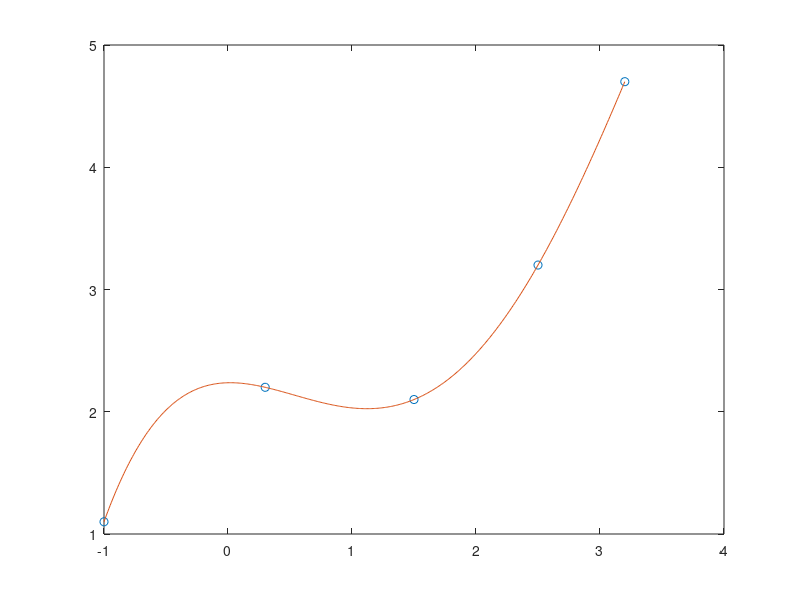

The MATLAB source for this figure:
Um=[-1 0.3 1.5 2.5 3.2];
Im=[1.1 2.2 2.1 3.2 4.7];
plot(Um,Im)
plot(Um,Im,'o-')
% i jaatrod "parabolas"
%(2. kartas polinomu) izteiksme
% to veiks matlaba funkcija
% polyfit
%sintakse:
% C= polyfit(x,y,N) N-polinoma karta
C=polyfit(Um,Im,10)

%C =
%
%    0.1716    0.3662    1.5034

U=-1:0.01:3.2;
%I=C(1)*U.^2+C(2)+C(3);
%plot(Um,Im,'o',U,I)

%I=C(1)*U.^3+C(2)*U.^2+C(3)+C(4);
I=polyval(C,U);
plot(Um,Im,'o',U,I)